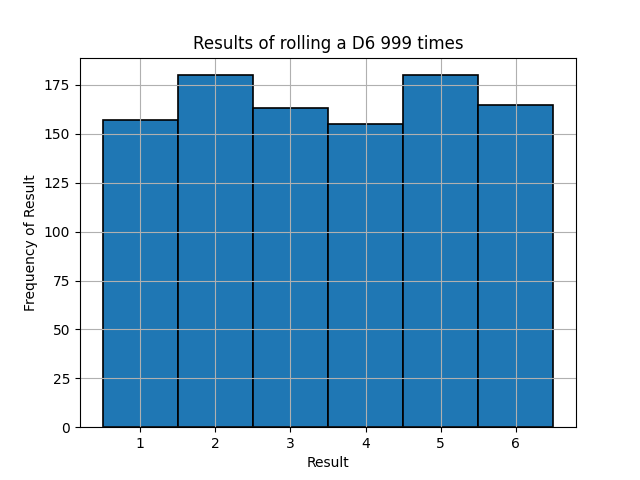

Generate this figure with Python:
import matplotlib.pyplot as plt
from die import Die

# Create a D6.
die = Die()

# Make some rolls, and store results in a list.
results = []
for roll_num in range(1000):
    result = die.roll()
    results.append(result)

# Visualize the results.
plt.hist(results, bins=range(1, die.num_sides + 2), align='left', edgecolor='black', linewidth=1.2)
plt.xlabel("Result")
plt.ylabel("Frequency of Result")
plt.title(f'Results of rolling a D{die.num_sides} {roll_num} times')
plt.xticks(range(1, die.num_sides + 1))
plt.grid(True)
# plt.savefig('d6_matplotlib.png')
plt.show()